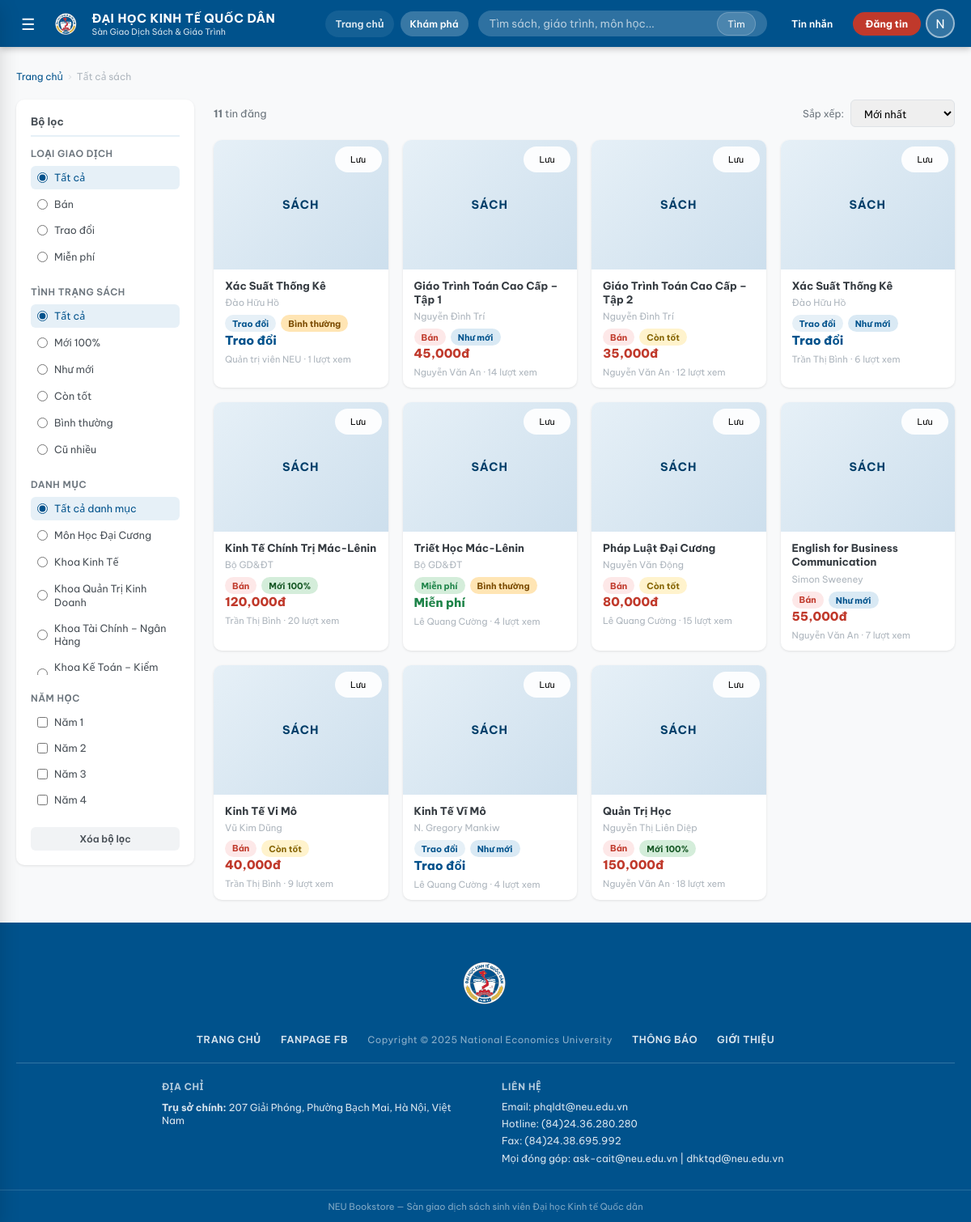
Page /listings (signed in) on the earlier database version.
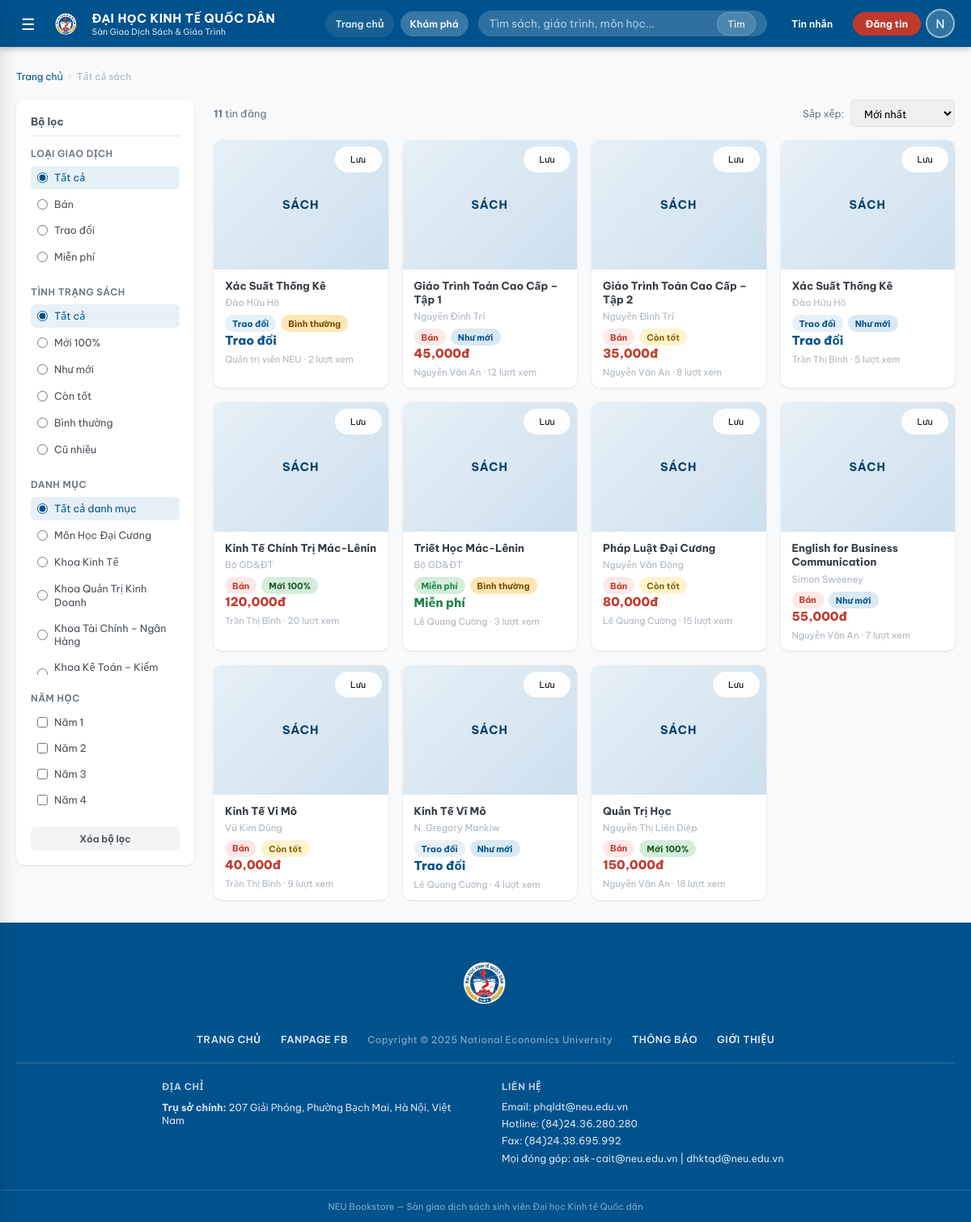
Same page on the later database version.
### tables this page shows
CREATE TABLE users (
    id            INTEGER PRIMARY KEY AUTOINCREMENT,
    username      TEXT    UNIQUE NOT NULL,
    password_hash TEXT    NOT NULL,
    full_name     TEXT,
    email         TEXT,
    phone         TEXT,
    student_id    TEXT    UNIQUE,
    faculty       TEXT,
    course_year   INTEGER,
    role          TEXT    DEFAULT 'student' CHECK(role IN ('student','admin')),
    bio           TEXT,
    rating_avg    REAL    DEFAULT 0,
    rating_count  INTEGER DEFAULT 0,
    created_at    TIMESTAMP DEFAULT CURRENT_TIMESTAMP
, reputation_score INTEGER DEFAULT 0, completed_deals INTEGER DEFAULT 0, location_label TEXT, latitude REAL, longitude REAL);

CREATE TABLE categories (
    id          INTEGER PRIMARY KEY AUTOINCREMENT,
    name        TEXT    NOT NULL,
    slug        TEXT    UNIQUE NOT NULL,
    parent_id   INTEGER REFERENCES categories(id) ON DELETE SET NULL,
    icon        TEXT    DEFAULT '📚',
    description TEXT,
    sort_order  INTEGER DEFAULT 0
);

CREATE TABLE "listings" (
            id              INTEGER PRIMARY KEY AUTOINCREMENT,
            book_id         INTEGER REFERENCES books(id) ON DELETE CASCADE,
            seller_id       INTEGER REFERENCES users(id) ON DELETE CASCADE,
            listing_type    TEXT NOT NULL CHECK(listing_type IN ('sell','exchange','free')),
            price           REAL DEFAULT 0,
            condition       TEXT NOT NULL
                            CHECK(condition IN ('new','like_new','good','fair','poor')),
            notes           TEXT,
            status          TEXT DEFAULT 'active'
                            CHECK(status IN ('pending','active','rejected','sold','reserved','closed')),
            exchange_for    TEXT,
            moderated_by    INTEGER REFERENCES users(id) ON DELETE SET NULL,
            moderated_at    TIMESTAMP,
            moderation_note TEXT,
            views           INTEGER DEFAULT 0,
            created_at      TIMESTAMP DEFAULT CURRENT_TIMESTAMP,
            updated_at      TIMESTAMP DEFAULT CURRENT_TIMESTAMP
        , meeting_label TEXT, meeting_latitude REAL, meeting_longitude REAL);

CREATE TABLE books (
    id           INTEGER PRIMARY KEY AUTOINCREMENT,
    title        TEXT    NOT NULL,
    author       TEXT,
    isbn         TEXT,
    publisher    TEXT,
    publish_year INTEGER,
    edition      TEXT,
    category_id  INTEGER REFERENCES categories(id) ON DELETE SET NULL,
    faculty      TEXT,
    course_year  INTEGER,
    subject_code TEXT,
    description  TEXT,
    cover_emoji  TEXT    DEFAULT '📖',
    created_at   TIMESTAMP DEFAULT CURRENT_TIMESTAMP
, cover_image TEXT);

### app.py (the view, shortened to what this page needs)
@app.route("/listings")
@login_required
def listings():
    conn = get_db_connection()
    q           = request.args.get("q", "").strip()
    cat_id      = request.args.get("cat", "")
    ltype       = request.args.get("type", "")
    condition   = request.args.get("condition", "")
    course_years = normalize_book_years(request.args.getlist("year"))
    sort        = request.args.get("sort", "newest")
    page        = max(1, int(request.args.get("page", 1)))
    per_page    = 12
    where  = ["l.status='active'"]
    params = []
    if q:
        where.append("(b.title LIKE ? OR b.author LIKE ? OR b.subject_code LIKE ?)")
        params += [f"%{q}%"] * 3
    if cat_id:
        where.append("(b.category_id=? OR c.parent_id=?)")
        params += [cat_id, cat_id]
    if ltype:
        where.append("l.listing_type=?");   params.append(ltype)
    if condition:
        where.append("l.condition=?");      params.append(condition)
    where_sql = "WHERE " + " AND ".join(where)
    order_map = {
        "newest":     "l.created_at DESC",
        "oldest":     "l.created_at ASC",
        "price_asc":  "l.price ASC",
        "price_desc": "l.price DESC",
        "popular":    "l.views DESC",
    }
    order_sql = order_map.get(sort, "l.created_at DESC")
    total = conn.execute(
        f"SELECT COUNT(*) c FROM listings l "
        f"JOIN books b ON b.id=l.book_id "
        f"LEFT JOIN categories c ON c.id=b.category_id "
        f"{where_sql}",
        params,
    ).fetchone()["c"]
    rows = conn.execute(
        f"""
        SELECT l.*, b.title, b.author, b.cover_emoji, b.cover_image, b.subject_code,
               b.faculty book_faculty, b.course_year book_year,
               u.full_name seller_name, u.username seller_username, u.rating_avg,
               c.name cat_name, c.icon cat_icon
        FROM listings l
        JOIN books    b ON b.id = l.book_id
        JOIN users    u ON u.id = l.seller_id
        LEFT JOIN categories c ON c.id = b.category_id
        {where_sql}
        ORDER BY {order_sql}
        LIMIT ? OFFSET ?
        """,
        params + [per_page, (page - 1) * per_page],
    ).fetchall()
    all_cats = conn.execute(
        "SELECT * FROM categories WHERE parent_id IS NULL ORDER BY sort_order"
    ).fetchall()
    wl = conn.execute(
        "SELECT listing_id FROM wishlist WHERE user_id=?", (session["user_id"],)
    ).fetchall()
    wishlist_ids = {r["listing_id"] for r in wl}
    conn.close()
    return render_template(
        "listings.html",
        listings=rows,
        total=total,
        page=page,
        pages=(total + per_page - 1) // per_page,
        all_cats=all_cats,
        wishlist_ids=wishlist_ids,
        q=q, cat_id=cat_id, ltype=ltype, condition=condition,
        course_years=course_years, sort=sort,
    )

### templates/listings.html (shortened to what this page needs)
{% extends "base.html" %}
{% block content %}
<div class="container">
  <div class="breadcrumb">
    <a href="{{ url_for('home') }}">Trang chủ</a>
    <span class="breadcrumb-sep">›</span>
    <span>Tất cả sách</span>
  </div>
  <div class="listings-layout">
    <aside class="filter-sidebar">
      <form method="GET" action="{{ url_for('listings') }}" id="filterForm">
        <div class="filter-title">Bộ lọc</div>
        <div class="filter-group">
          <div class="filter-label">Loại giao dịch</div>
          <div class="filter-options">
            <label class="filter-option {{ 'active' if not ltype }}">
              <input type="radio" name="type" value="" {{ 'checked' if not ltype }} onchange="this.form.submit()">
              Tất cả
            </label>
            <label class="filter-option {{ 'active' if ltype == 'sell' }}">
              <input type="radio" name="type" value="sell" {{ 'checked' if ltype == 'sell' }} onchange="this.form.submit()">
              Bán
            </label>
            <label class="filter-option {{ 'active' if ltype == 'exchange' }}">
              <input type="radio" name="type" value="exchange" {{ 'checked' if ltype == 'exchange' }} onchange="this.form.submit()">
              Trao đổi
            </label>
            <label class="filter-option {{ 'active' if ltype == 'free' }}">
              <input type="radio" name="type" value="free" {{ 'checked' if ltype == 'free' }} onchange="this.form.submit()">
              Miễn phí
            </label>
          </div>
        </div>
        <div class="filter-group">
          <div class="filter-label">Tình trạng sách</div>
          <div class="filter-options">
            <label class="filter-option {{ 'active' if not condition }}">
              <input type="radio" name="condition" value="" {{ 'checked' if not condition }} onchange="this.form.submit()">
              Tất cả
            </label>
            {% for val, (label, cls) in CONDITION_LABELS.items() %}
              <label class="filter-option {{ 'active' if condition == val }}">
                <input type="radio" name="condition" value="{{ val }}" {{ 'checked' if condition == val }} onchange="this.form.submit()">
                {{ label }}
              </label>
            {% endfor %}
          </div>
        </div>
        <div class="filter-group">
          <div class="filter-label">Danh mục</div>
          <div class="filter-options" style="max-height:220px;overflow-y:auto">
            <label class="filter-option {{ 'active' if not cat_id }}">
              <input type="radio" name="cat" value="" {{ 'checked' if not cat_id }} onchange="this.form.submit()">
              Tất cả danh mục
            </label>
            {% for cat in all_cats %}
              <label class="filter-option {{ 'active' if cat_id == cat.id|string }}">
                <input type="radio" name="cat" value="{{ cat.id }}"
                       {{ 'checked' if cat_id == cat.id|string }} onchange="this.form.submit()">
                {{ cat.name }}
              </label>
            {% endfor %}
          </div>
        </div>
        <div class="filter-group">
          <div class="filter-label">Năm học</div>
          <div class="filter-options">
            {% for y in VALID_BOOK_YEARS %}
              <label class="filter-option {{ 'active' if y in course_years }}">
                <input type="checkbox" name="year" value="{{ y }}"
                       {{ 'checked' if y in course_years }} onchange="this.form.submit()">
                Năm {{ y }}
              </label>
            {% endfor %}
          </div>
        </div>
        <a href="{{ url_for('listings') }}" class="btn btn-ghost btn-sm btn-block">
          Xóa bộ lọc
        </a>
      </form>
    </aside>
    <div>
      <div class="listings-toolbar">
        <div class="listings-count">
          <strong>{{ total }}</strong> tin đăng
        </div>
        <div style="display:flex;gap:8px;align-items:center">
          <label style="font-size:.82rem;color:var(--gray-600)">Sắp xếp:</label>
          <select class="sort-select" onchange="location.href=this.value">
            {% for val, label in [('newest','Mới nhất'),('oldest','Cũ nhất'),
                                   ('price_asc','Giá tăng dần'),('price_desc','Giá giảm dần'),
                                   ('popular','Phổ biến nhất')] %}
              <option value="{{ url_for('listings') }}?{{ request.query_string.decode().replace('sort='+sort,'').strip('&') }}&sort={{ val }}"
                      {{ 'selected' if sort == val }}>
                {{ label }}
              </option>
            {% endfor %}
          </select>
        </div>
      </div>
      {% if listings %}
        <div class="book-grid">
          {% for l in listings %}
            <a href="{{ url_for('listing_detail', lid=l.id) }}" class="card book-card">
              <div class="book-card-cover">
                {% if l.cover_image %}
                  <img src="{{ l.cover_image }}" alt="{{ l.title }}" class="book-cover-image">
                {% else %}
                  <span class="book-card-cover-label">Sách</span>
                {% endif %}
                <button class="wishlist-btn {{ 'wishlisted' if l.id in wishlist_ids }}" data-lid="{{ l.id }}">
                  {{ 'Đã lưu' if l.id in wishlist_ids else 'Lưu' }}
                </button>
              </div>
              <div class="book-card-body">
                <div class="book-card-title">{{ l.title }}</div>
                <div class="book-card-author">{{ l.author or '' }}</div>
                <div class="book-card-meta">
                  {% set type_info = TYPE_LABELS.get(l.listing_type, ('', '')) %}
                  <span class="badge {{ 'badge-red' if l.listing_type == 'sell' else ('badge-blue' if l.listing_type == 'exchange' else 'badge-green') }}">
                    {{ type_info[1] }} {{ type_info[0] }}
                  </span>
                  {% set cond_info = CONDITION_LABELS.get(l.condition, ('', 'badge-gray')) %}
                  <span class="badge {{ cond_info[1] }}">{{ cond_info[0] }}</span>
                </div>
                {% if l.listing_type == 'sell' %}
                  <div class="book-card-price">{{ '{:,.0f}'.format(l.price) }}đ</div>
                {% elif l.listing_type == 'free' %}
                  <div class="book-card-price book-card-free">Miễn phí</div>
                {% else %}
                  <div class="book-card-price book-card-exchange">Trao đổi</div>
                {% endif %}
                <div class="book-card-foot">
                  {{ l.seller_name or l.seller_username }} · {{ l.views }} lượt xem
                </div>
              </div>
            </a>
          {% endfor %}
        </div>
      {% else %}
        <div class="empty-state">
          <h3>Không tìm thấy kết quả phù hợp</h3>
          <p>Thử thay đổi bộ lọc hoặc tìm kiếm từ khóa khác</p>
          <a href="{{ url_for('listings') }}" class="btn btn-outline empty-state-action">Xem tất cả sách</a>
        </div>
      {% endif %}
    </div>
  </div>
</div>
{% endblock %}

### templates/base.html (shortened to what this page needs)
<!DOCTYPE html>
<html lang="vi">
<head>
  <link rel="stylesheet" href="{{ url_for('static', filename='css/style.css') }}">
</head>
<body>
<div class="page-wrapper">
  <header class="site-header">
    <div class="header-inner">
      <button class="header-menu-btn" id="menuBtn" title="Mở menu">☰</button>
      <a href="{{ url_for('home') }}" class="header-logo">
        <img src="{{ url_for('static', filename='images/neu-logo.png') }}" alt="NEU logo" class="header-logo-mark">
        <div class="header-logo-text">
          <span>ĐẠI HỌC KINH TẾ QUỐC DÂN</span>
          <span class="header-logo-sub">Sàn Giao Dịch Sách &amp; Giáo Trình</span>
        </div>
      </a>
      {% if current_user %}
        <div class="header-quicknav">
          <a href="{{ url_for('home') }}" class="header-quicklink">Trang chủ</a>
          <a href="{{ url_for('listings') }}" class="header-quicklink">Khám phá</a>
        </div>
      {% endif %}
      <form class="header-search" action="{{ url_for('listings') }}" method="GET">
        <input type="text" name="q" placeholder="Tìm sách, giáo trình, môn học..." value="{{ request.args.get('q','') }}">
        <button type="submit">Tìm</button>
      </form>
      <div class="header-actions">
        <a href="{{ url_for('messages') }}" class="header-btn" title="Tin nhắn">
          Tin nhắn
        </a>
        <a href="{{ url_for('post_listing') }}" class="btn-post-header">Đăng tin</a>
        <div class="header-account">
          <div class="header-avatar" id="avatarBtn">
            {{ current_user.full_name[0] if current_user and current_user.full_name else 'U' }}
          </div>
        </div>
      </div>
    </div>
  </header>
  <main class="main-content">
    {% block content %}{% endblock %}
  </main>
  <footer class="site-footer">
    <div class="footer-top">
      <div class="container">
        <div class="footer-logo-row">
          <img src="{{ url_for('static', filename='images/neu-logo.png') }}" alt="NEU logo" class="footer-logo-mark">
        </div>
        <div class="footer-nav-row">
          <a href="{{ url_for('home') }}">TRANG CHỦ</a>
          <a href="https://www.facebook.com/neu.edu.vn" target="_blank" rel="noreferrer">FANPAGE FB</a>
          <span class="footer-copyright">Copyright © 2025 National Economics University</span>
          <a href="#">THÔNG BÁO</a>
          <a href="https://neu.edu.vn" target="_blank" rel="noreferrer">GIỚI THIỆU</a>
        </div>
        <div class="footer-info-row">
          <div class="footer-info-block">
            <h4>Địa chỉ</h4>
            <div class="footer-info-item">
              <span><strong>Trụ sở chính:</strong> 207 Giải Phóng, Phường Bạch Mai, Hà Nội, Việt Nam</span>
            </div>
          </div>
          <div class="footer-info-block">
            <h4>Liên hệ</h4>
            <div class="footer-info-item"><span>Email: phqldt@neu.edu.vn</span></div>
            <div class="footer-info-item"><span>Hotline: (84)24.36.280.280</span></div>
            <div class="footer-info-item"><span>Fax: (84)24.38.695.992</span></div>
            <div class="footer-info-item"><span>Mọi đóng góp: ask-cait@neu.edu.vn | dhktqd@neu.edu.vn</span></div>
          </div>
        </div>
      </div>
    </div>
    <div class="footer-bottom">NEU Bookstore — Sàn giao dịch sách sinh viên Đại học Kinh tế Quốc dân</div>
  </footer>
</div>
</body>
</html>

Differences in the rows shown:
changed listings "Quản trị viên NEU": views "1" → "2"
changed listings "Giáo Trình Toán Cao Cấp – Tập 1": views "14" → "12"
changed listings "Giáo Trình Toán Cao Cấp – Tập 2": views "12" → "8"
changed listings (number 4 of 11 on the later page): views "6" → "5"
changed listings "Triết Học Mác-Lênin": views "4" → "3"
